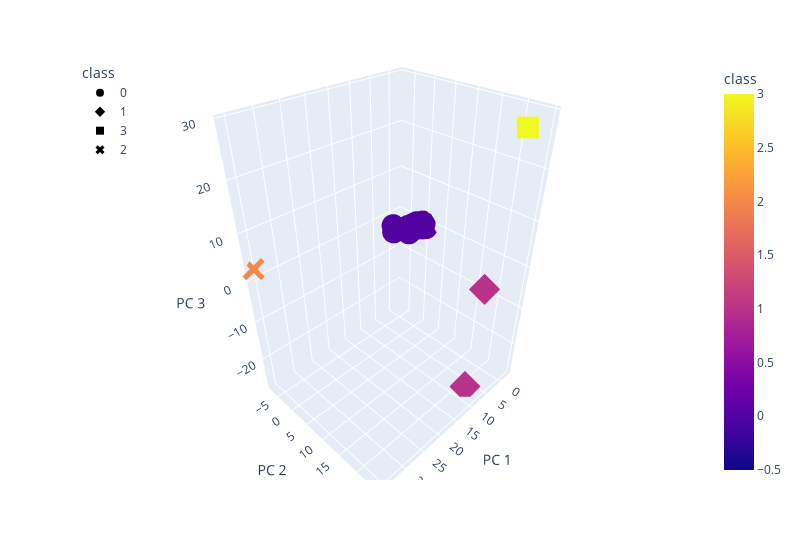

The code cell stored with this chart in its notebook:
### Code cell
# Creating a 3D-Scatter with the PCA data and the clusters
# YOUR CODE HERE
fig = px.scatter_3d(
    clustered_df,
    x="PC 1",
    y="PC 2",
    z="PC 3",
    color="class",
    symbol="class",
    width=800,
    hover_name = "CoinName"
)
fig.update_layout(legend=dict(x=0, y=1))
fig.show()

### Figure 1 — Plotly figure (JSON) as saved in the notebook; plotly's stock layout.template omitted (floating-point values rounded to 4 significant figures; data arrays with more than 128 entries replaced by an {"elided": "..."} marker saying what was removed)
{"data": [{"hovertemplate": "<b>%{hovertext}</b><br><br>class=%{marker.color}<br>PC 1=%{x}<br>PC 2=%{y}<br>PC 3=%{z}<extra></extra>", "hovertext": {"elided": "528 str values"}, "legendgroup": "0", "marker": {"color": {"elided": "528 int values"}, "coloraxis": "coloraxis", "symbol": "circle"}, "mode": "markers", "name": "0", "scene": "scene", "showlegend": true, "type": "scatter3d", "x": {"elided": "528 float values"}, "y": {"elided": "528 float values"}, "z": {"elided": "528 float values"}}, {"hovertemplate": "<b>%{hovertext}</b><br><br>class=%{marker.color}<br>PC 1=%{x}<br>PC 2=%{y}<br>PC 3=%{z}<extra></extra>", "hovertext": ["Vechain", "BiblePay"], "legendgroup": "1", "marker": {"color": [1, 1], "coloraxis": "coloraxis", "symbol": "diamond"}, "mode": "markers", "name": "1", "scene": "scene", "showlegend": true, "type": "scatter3d", "x": [2.384, 7.846], "y": [20.18, 21.98], "z": [-5.0, -26.95]}, {"hovertemplate": "<b>%{hovertext}</b><br><br>class=%{marker.color}<br>PC 1=%{x}<br>PC 2=%{y}<br>PC 3=%{z}<extra></extra>", "hovertext": ["LitecoinCash"], "legendgroup": "3", "marker": {"color": [3], "coloraxis": "coloraxis", "symbol": "square"}, "mode": "markers", "name": "3", "scene": "scene", "showlegend": true, "type": "scatter3d", "x": [3.817], "y": [24.77], "z": [28.76]}, {"hovertemplate": "<b>%{hovertext}</b><br><br>class=%{marker.color}<br>PC 1=%{x}<br>PC 2=%{y}<br>PC 3=%{z}<extra></extra>", "hovertext": ["BitTorrent"], "legendgroup": "2", "marker": {"color": [2], "coloraxis": "coloraxis", "symbol": "x"}, "mode": "markers", "name": "2", "scene": "scene", "showlegend": true, "type": "scatter3d", "x": [35.58], "y": [-7.454], "z": [2.551]}], "layout": {"coloraxis": {"colorbar": {"title": {"text": "class"}}, "colorscale": [[0, "#0d0887"], [0.1111, "#46039f"], [0.2222, "#7201a8"], [0.3333, "#9c179e"], [0.4444, "#bd3786"], [0.5556, "#d8576b"], [0.6667, "#ed7953"], [0.7778, "#fb9f3a"], [0.8889, "#fdca26"], [1, "#f0f921"]]}, "legend": {"title": {"text": "class"}, "tracegroupgap": 0, "x": 0, "y": 1}, "margin": {"t": 60}, "scene": {"domain": {"x": [0, 1], "y": [0, 1]}, "xaxis": {"title": {"text": "PC 1"}}, "yaxis": {"title": {"text": "PC 2"}}, "zaxis": {"title": {"text": "PC 3"}}}, "width": 800}}
